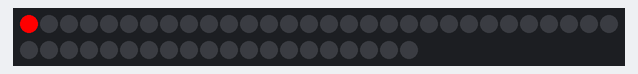
This sketch was run on a simulated Arduino Uno, built with avr-gcc and run on an emulated ATmega328P. On the bench: 50 RGB LEDs in strip order, left to right, continuing on the next row. WiFi joins after 1.5 s; servers stay silent unless stated; random numbers use the default seed unless the sketch sets one.

Above: at 0.01 s.
At 2.56 s:
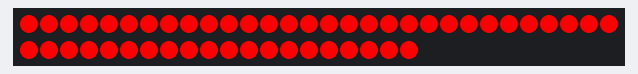
At 3.87 s:
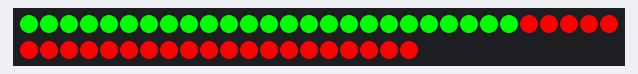
At 5.17 s:
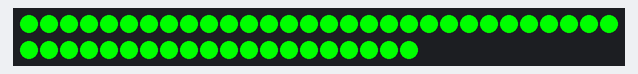
At 5.8 s:
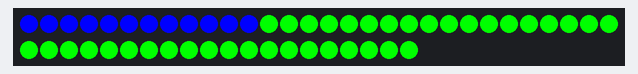
At 7.78 s:
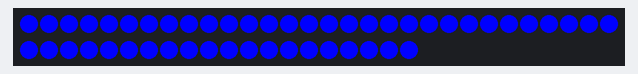

The sketch:

UdpSysLogServer.ino
```cpp
//#define DEBUG 1

#include <SPI.h>
#include <Ethernet.h>                       // Load the ethernet library
#include <EthernetUdp.h>                    // Load the UDP library

#define UDP_TX_PACKET_MAX_SIZE 250          // increase UDP max packet size so it can contain a full syslog string from Mikrotik

#include <FastLED.h>                        // Load the LED Library
#define NUM_LEDS 50                         // Total number of LEDs
#define DATA_PIN 4                          // Output pin connected to LED string data line

#define LED_QUEUE_SIZE 6                    // How many blink events should we queue

//#define DOMAPPING 1
#define NUMBER_OF_C_SUBNETS 2               // How many /24 subnets do we need to store mapping data for (only valid if DOMAPPING is defined)
#define LOWEST_SUBNET 4                     // The 3th octet of your IP subnet. (Needed for calculating where to store the mapping)

CRGB leds[NUM_LEDS];                        // This variable will hold all the led colors

byte mac[] = {
  0xAA, 0xBB, 0xCC, 0xDD, 0xEE, 0xFF        // Define a MAC address for our ethernet shield
};

unsigned int localPort = 514;               // local UDP port to listen on

char packetBuffer[UDP_TX_PACKET_MAX_SIZE];  // buffer to hold the incoming packet,

EthernetUDP Udp;                            // An EthernetUDP instance to let us send and receive packets over UDP

CRGB queue[NUM_LEDS][LED_QUEUE_SIZE];       // A queue for storing which LEDs to blink

#if defined DOMAPPING
uint8_t ledMapping[NUMBER_OF_C_SUBNETS][254]; // a place to store our SRC IP <-> LED mapping later on
#endif

void setup() {
#if defined DEBUG
  Serial.begin(9600);                       // Initialize the serial port for debug output

  Serial.println("Starting up...");
#endif

  FastLED.addLeds<NEOPIXEL, DATA_PIN>(leds, NUM_LEDS);
                                            // Initialize the LED library

  allOff();                                 // Switch off all LEDs

  colorWipe(CRGB(255, 0, 0), 50);           // Test all red colors
  colorWipe(CRGB(0, 255, 0), 50);           // Test all green colors
  colorWipe(CRGB(0, 0, 255), 50);           // Test all blue colors

  allOff();                                 // Switch off all LEDs again

  for (uint8_t i=0;i<NUM_LEDS;i++) {        // Initialize the LED queue to all black
    for (uint8_t j=0;j<LED_QUEUE_SIZE;j++) {
      queue[i][j] = CRGB::Black;
    }
  }

#if defined DOMAPPING
  for (uint8_t i=0;i<NUMBER_OF_C_SUBNETS;i++) {
    for (uint8_t j=0;j<254;j++) {
      ledMapping[i][j] = 255;               // Initialize my ledMapping to all 255
    }
  }
#endif


  Ethernet.begin(mac);                      // Initialize the network, use DHCP

  Udp.begin(localPort);                     // Start our UDP server

#if defined DEBUG
  Serial.print("Local IP: ");
  Serial.println(Ethernet.localIP());
#endif


}

void loop() {
  uint8_t packetSize = Udp.parsePacket();       // Check for available data

  if (packetSize) {                         // if there's data available, read a packet
    #if defined DEBUG
    Serial.print("Received packet of size ");
    Serial.println(packetSize);
    Serial.print("From ");
    IPAddress remote = Udp.remoteIP();
    for (int i = 0; i < 4; i++) {
      Serial.print(remote[i], DEC);
      if (i < 3) {
        Serial.print(".");
      }
    }
    Serial.print(", port ");
    Serial.println(Udp.remotePort());
    #endif

    // read the packet into packetBufffer
    Udp.read(packetBuffer, UDP_TX_PACKET_MAX_SIZE);

    #if defined DEBUG
    //clear the rest of the buffer
    for (uint8_t i=packetSize;i<UDP_TX_PACKET_MAX_SIZE;i++) {
      packetBuffer[i] = ' ';
    }
    Serial.println("Contents:");
    Serial.println(packetBuffer);
    #endif

    // firewall,info |255;000;000 forward: in:bridge-LAN out:ether1-WAN, src-mac 34:e6:d7:19:d3:46, proto UDP, 10.99.5.254:62414->86.39.3.2:52713, NAT (10.99.5.254:62414->10.99.0.65:62414)->86.39.3.2:52713, len 56

    if ((packetSize>=26)&&(packetBuffer[14] == '|')) {
      char buf[] = "000";
      strncpy(buf, &packetBuffer[15], 3);
      uint8_t red = atoi(buf);
      strncpy(buf, &packetBuffer[19], 3);
      uint8_t green = atoi(buf);
      strncpy(buf, &packetBuffer[23], 3);
      uint8_t blue = atoi(buf);

      CRGB color = CRGB(red, green, blue);

      #if defined DOMAPPING
      uint8_t startposition = 25;
      uint8_t found = 0;
      while ((startposition<UDP_TX_PACKET_MAX_SIZE) && (found < 1)) {
        if (packetBuffer[startposition++] == '.') {
          found++;
        }
      }
      found=0;
      while ((startposition>=0) && (found < 1)) {
        if (packetBuffer[startposition--] == ',') {
          found++;
        }
      }
      startposition+=2;

      uint8_t srcip[4];

      uint8_t endposition = startposition+1;
      found = 0;
      while ((endposition<UDP_TX_PACKET_MAX_SIZE-1) && (found < 4)) {
        endposition++;
        if ((found<3)&&(packetBuffer[endposition] == '.')){
          char ipbuf[endposition-startposition+1];
          strncpy(ipbuf, &packetBuffer[startposition], endposition-startposition);
          ipbuf[sizeof(ipbuf)-1] = 0;
          srcip[found++] = atoi(ipbuf);
          startposition = endposition+1;
        }
        if ((packetBuffer[endposition] == ':')||(packetBuffer[endposition] == '-')){
          char ipbuf[endposition-startposition+1];
          strncpy(ipbuf, &packetBuffer[startposition], endposition-startposition);
          ipbuf[sizeof(ipbuf)-1] = 0;
          srcip[found] = atoi(ipbuf);

          found=4;
        }
      }
      endposition--;
      #endif

      uint8_t ledIndex = int(random(0, NUM_LEDS-1));                 // Guess a random LED index

      uint8_t initialLedIndex = ledIndex;
      bool keepTesting = true;
      while ((keepTesting)&&(leds[ledIndex])) {                  // Check if this LED is free
        ledIndex++;

        if (ledIndex > NUM_LEDS-1) ledIndex = 0;
        if (ledIndex == initialLedIndex) keepTesting = false;   // No more free leds, just use this one
      }

      #if defined DOMAPPING
      if (found==4) {                                           // We have a source IP, check which LED was assigned to it
        #if defined DEBUG
        Serial.print("SRC: ");
        for (int i = 0; i < 4; i++) {
          Serial.print(srcip[i], DEC);
          if (i < 3) {
            Serial.print(".");
          }
        }
        Serial.println();
        #endif

        int subnetIndex = srcip[2]-LOWEST_SUBNET;
        if ((subnetIndex > 0) && (subnetIndex < NUMBER_OF_C_SUBNETS)) {
          if (ledMapping[subnetIndex][srcip[3]-1] == 255) {
            ledMapping[subnetIndex][srcip[3]-1] = ledIndex;        // Save the SRC IP <-> LED mapping for future use
          } else {
            ledIndex = ledMapping[subnetIndex][srcip[3]-1];
          }
        }
      }
      #endif

      # if defined DEBUG
      Serial.print("Blinking led at index ");
      Serial.print(ledIndex);
      Serial.print(" in color ");
      Serial.print(red);
      Serial.print(",");
      Serial.print(green);
      Serial.print(",");
      Serial.println(blue);
      #endif

      // Now queue the led to blink in the correct color
      uint8_t i = 0;
      while ((i<LED_QUEUE_SIZE)&&(queue[ledIndex][i])) {
        i++;
      }
      if (i<LED_QUEUE_SIZE) {           // If queue is full just ignore this event
        queue[ledIndex][i] = color;
      }
    }
  }

  for (uint8_t i=0;i<NUM_LEDS;i++) {
    if (queue[i][0]) {
      leds[i] = queue[i][0];
      queue[i][0] /= 2;
    } else {
      if (LED_QUEUE_SIZE>1) {
        if (queue[i][1]) {
          for (uint8_t j=0;j<LED_QUEUE_SIZE-1;j++) {
            queue[i][j] = queue[i][j+1];
          }
          queue[i][LED_QUEUE_SIZE-1] = CRGB::Black;
        }
      }
    }
    if ((leds[i]) && !(queue[i][0])) {
      leds[i] = CRGB::Black;
    }
  }
  FastLED.show();

  Ethernet.maintain();                  // Check if we need to renew our DHCP lease
  delay(10);
}

void allOff() {
  setAll(CRGB::Black);
}

void setAll(CRGB color) {
  for(uint8_t i=0; i<NUM_LEDS; i++) {
    leds[i] = color;
  }
  FastLED.show();
}

// Fill the dots one after the other with a color
void colorWipe(CRGB c, uint8_t wait) {
  for(uint8_t i=0; i<NUM_LEDS; i++) {
      leds[i] = c;
      FastLED.show();
      delay(wait);
  }
}
```
